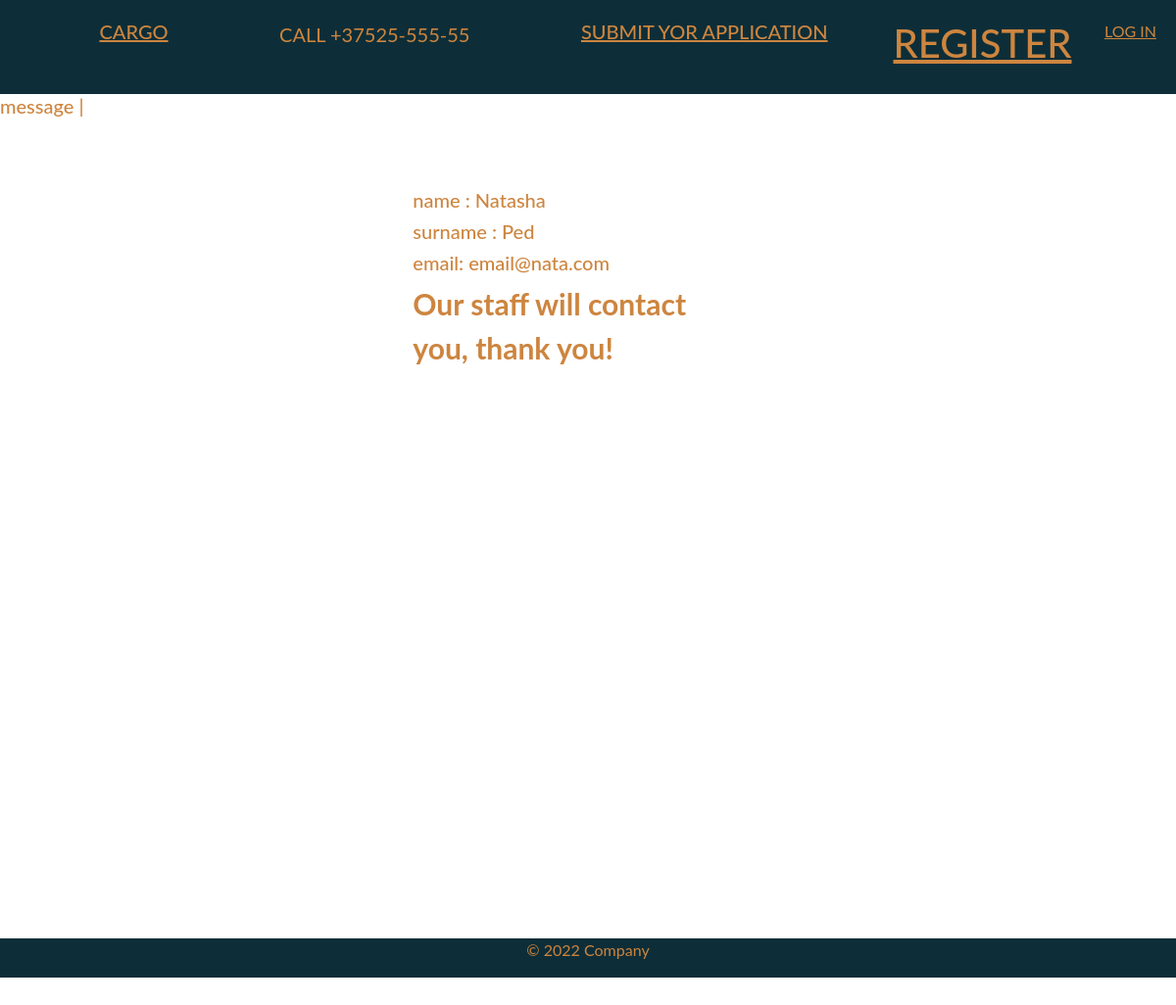
Screenshot of /home/add_request/message_success/ with the database file from the repository.
### cargo/models.py (models this page shows, shortened)
class Request(models.Model):
    name = models.CharField(max_length=20, default="name")
    surname = models.CharField(max_length=20, default="surname")
    email = models.EmailField(default="email")
    company = models.CharField(max_length=30, default="company")
    message = models.TextField(max_length=200, default="message")
    date = models.DateTimeField()

### cargo/views.py (the view)
# urls.py: path('home/add_request/message_success/', cargo_views.message, name='message_success'),
def message(request):
    success = Request.objects.last
    viewed_message = request.session.get("viewed_message",[])
    return render(request, 'message_success.html', {'message':success})

### cargo/templates/message_success.html
{% extends 'base.html' %}
{% block content %}
     {% if message %}
    <h3> message  | {{ message.Message}}</h3>
        <div class="row">
            <div class="col-xs-12 col-sm-6 col-md-4 col-centered">
                <h3> name : {{ message.name}}</h3>
                <h3> surname : {{ message.surname}}</h3>
                <h3> email: {{ message.email}}</h3>
                <p class="bold"> Our staff will contact you, thank you!</p>
            </div>
        </div>
    {% else %}
        <h3>We can not find post you're looking for</h3>
    {% endif %}
{% endblock %}

### cargo/static/cargo/css/style.css (style rules this page uses)
h3 { font-family: "Lato"; font-size: 20px; color: #CD853F; }
.bold { font-family: "Lato"; font-size: 30px; color: #CD853F; font-weight: bold; height: 760px; align-content: stretch }
.row { justify-content: space-around; height: 830px; width: 100%; padding: 4rem; }

### rows the page displays
Request: name "Natasha", surname "Ped", email "email@nata.com"
